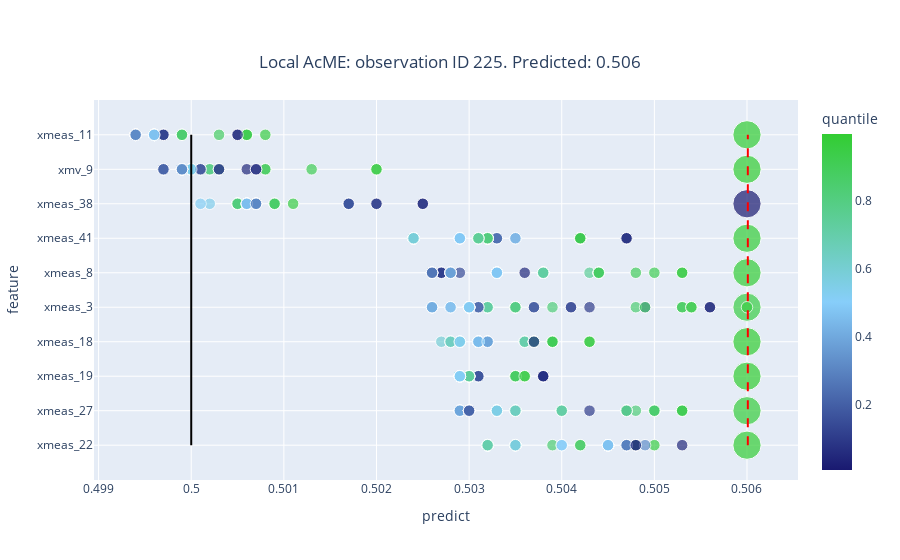

Notebook cell for this chart:
### Markdown cell above
Explain an anomaly with 'middle' anomaly score

### Code cell
data_to_explain['Abs_Diff'] = np.abs(data_to_explain['Score'] - 0.506)
random_anomaly = data_to_explain.loc[data_to_explain['Abs_Diff'].idxmin()]

acme_exp_2 = ACME(ad_model, 'Score', features=features, task='ad', score_function=if_score_function)
acme_exp_2.explain(data_12, robust=True)

acme_loc_example = acme_exp_2.explain_local(pd.Series(random_anomaly))
what_if_fig = acme_loc_example.summary_plot(local=True, n_features=10)
what_if_fig.show()

### Figure 1 — Plotly figure (JSON) as saved in the notebook; plotly's stock layout.template omitted (floating-point values rounded to 4 significant figures; data arrays with more than 128 entries replaced by an {"elided": "..."} marker saying what was removed)
{"data": [{"customdata": {"elided": "510x1 float values"}, "hovertemplate": "Feature: <b>%{y}</b><br><br>Predict: %{x}<br>Original value: %{customdata[0]}<br>Quantile: %{marker.color}", "legendgroup": "", "marker": {"color": {"elided": "510 float values"}, "coloraxis": "coloraxis", "size": {"elided": "510 float values"}, "sizemode": "area", "sizeref": 0.00075, "symbol": "circle"}, "mode": "markers", "name": "", "orientation": "h", "showlegend": false, "type": "scatter", "x": {"elided": "510 float values"}, "xaxis": "x", "y": {"elided": "510 str values"}, "yaxis": "y"}], "layout": {"coloraxis": {"colorbar": {"title": {"text": "quantile"}}, "colorscale": [[0, "midnightblue"], [0.5, "lightskyblue"], [1, "limegreen"]]}, "legend": {"itemsizing": "constant", "tracegroupgap": 0}, "shapes": [{"line": {"color": "red", "dash": "dash", "width": 2}, "type": "line", "x0": 0.506, "x1": 0.506, "y0": "xmeas_22", "y1": "xmeas_11"}, {"line": {"color": "black", "dash": "solid", "width": 2}, "type": "line", "x0": 0.5, "x1": 0.5, "y0": "xmeas_22", "y1": "xmeas_11"}], "title": {"text": "Local AcME: observation ID 225. Predicted: 0.506", "x": 0.5, "xanchor": "center", "y": 0.9, "yanchor": "top"}, "xaxis": {"anchor": "y", "domain": [0, 1], "title": {"text": "predict"}}, "yaxis": {"anchor": "x", "domain": [0, 1], "title": {"text": "feature"}}}}
